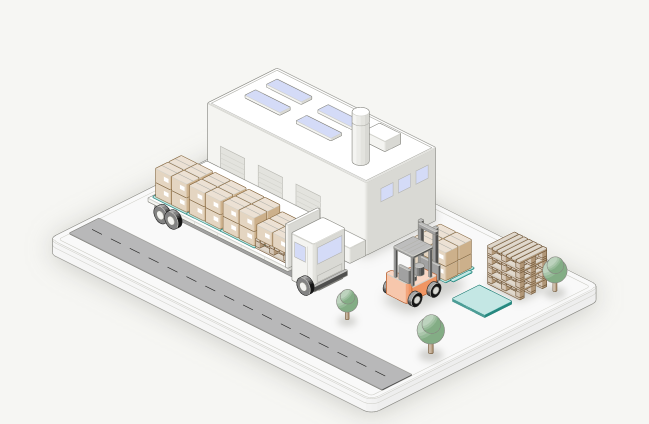
#> input picture thumbs/src/blue-yonder.png, 1298 x 848 px, given in place of escher-logo.png, which was not available (shown at 1/2 size)
$ python prep.py
#> lines starting #> are read from the running program, lines starting #| are printed output that depends on the picture; pictures that were not available may be replaced by others from this repository, and a replacement may not be noted
"""Prepare project images for the fluid hover previews.

Each source in thumbs/src is cropped to 16:10 and resized to 400x250 (one
pixel per CSS px of the preview). Light sources keep their colours and are
fully opaque. Dark sources (renders on black) become coloured ink on
transparent paper: alpha follows brightness, and the colour is darkened so it
reads on white. fluid.js stamps these into the dye and dithers them live.

Run from design-playground/:  python3 scripts/prep.py
"""
from pathlib import Path

import numpy as np
from PIL import Image, ImageEnhance

ROOT = Path(__file__).resolve().parent.parent
SRC = ROOT / "thumbs" / "src"
OUT = ROOT / "thumbs"
SIZE = (400, 250)

# crop: pixel box (left, top, right, bottom) at 16:10; may extend past the
# image, padded with the corner colour. dark=True for renders on black.
# paper scales light sources so their white background still carries ink.
# clear_pad=True leaves padding transparent (for a small mark on open paper).
PROJECTS = {
    "escher": dict(file="escher-logo.png", crop=(-170, -60, 378, 283), dark=False, contrast=1.0, paper=1.0, clear_pad=True),
    "openfoam-studio": dict(file="openfoam-studio.jpg", crop=(250, 111, 1626, 971), dark=True, contrast=1.2, paper=1.0),
    "air-pollution": dict(file="air-pollution.png", crop=(-36, 85, 1132, 815), dark=True, contrast=1.3, paper=1.0),
    "vietnam": dict(file="vietnam.jpg", crop=(0, 41, 2000, 1291), dark=False, contrast=1.15, paper=1.0),
    # Paradime: the community screen redrawn for its case study (projects/paradime), captured at 2x
    "paradime": dict(file="paradime.png", crop=(0, 0, 2112, 1320), dark=False, contrast=1.05, paper=0.96),
    # Sustainable Supply Chain: the loading-dock cover from its case study (projects/blue-yonder), captured at 2x
    "blue-yonder": dict(file="blue-yonder.png", crop=(100, 110, 1220, 810), dark=False, contrast=1.05, paper=0.96),
    # Cloud Migration Assistant: the Choose screen redrawn for its case study (projects/atlassian), captured at 2x
    "atlassian-cma": dict(file="atlassian-cma.png", crop=(0, 0, 2336, 1460), dark=False, contrast=1.05, paper=0.96),
    # OneStop: the hero screens redrawn for its case study (projects/onestop), captured at 2x
    "onestop": dict(file="onestop.png", crop=(88, 0, 2248, 1350), dark=False, contrast=1.05, paper=0.96),
    # Lucide icons (file-user, linkedin, mail) as coloured strokes on transparent
    "cv": dict(file="cv-icon.png", crop=(-170, -60, 378, 283), dark=False, contrast=1.0, paper=1.0, clear_pad=True),
    "linkedin": dict(file="linkedin-icon.png", crop=(-170, -60, 378, 283), dark=False, contrast=1.0, paper=1.0, clear_pad=True),
    "contact": dict(file="contact-icon.png", crop=(-170, -60, 378, 283), dark=False, contrast=1.0, paper=1.0, clear_pad=True),
    # CV page download: page 1 of files/krunal-prajapati-cv.pdf at 220px tall with a 1px outline
    # (pdftoppm -png -scale-to-y 220 -scale-to-x -1 -singlefile), small enough that the text stays unreadable
    "cv-page": dict(file="cv-page.png", crop=(-122, -15, 278, 235), dark=False, contrast=1.0, paper=0.96, clear_pad=True),
    # About me: Tessell mark and IIT Guwahati crest; Bengaluru is its OSM road skeleton (scripts/bengaluru.py)
    "tessell": dict(file="tessell-logo.png", crop=(-100, -20, 252, 200), dark=False, contrast=1.0, paper=1.0, clear_pad=True),
    "bengaluru": dict(file="bengaluru-map.png", crop=(-56, -16, 264, 184), dark=False, contrast=1.0, paper=1.0, clear_pad=True),
    "iitg": dict(file="iitg-logo.png", crop=(-100, -20, 252, 200), dark=False, contrast=1.0, paper=1.0, clear_pad=True),
    # Atlassian mark: official SVG from the atlassian.com header (thumbs/src/atlassian-logo.svg), rendered with headless Chrome
    "atlassian": dict(file="atlassian-logo.png", crop=(-100, -20, 252, 200), dark=False, contrast=1.0, paper=1.0, clear_pad=True),
}


def crop(image, box, clear_pad=False):
#> called with box = (-170, -60, 378, 283), clear_pad = True
    left, top, right, bottom = box
#> left = -170; top = -60; right = 378; bottom = 283
    fill = (0, 0, 0, 0) if clear_pad else image.getpixel((4, 4))
#> fill = (0, 0, 0, 0)
    canvas = Image.new("RGBA", (right - left, bottom - top), fill)
#> canvas: PIL image 548x343 RGBA; every value is 0
    canvas.paste(image, (-left, -top))
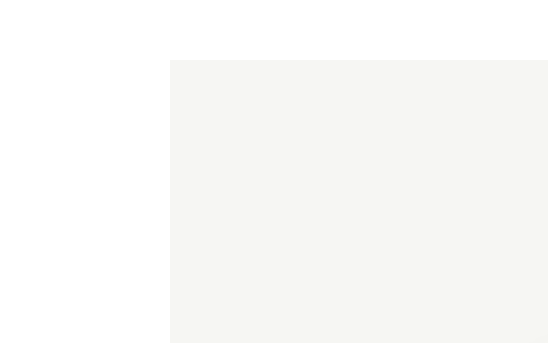
#> canvas: PIL image 548x343 RGBA; mean R, G, B, A 140, 140, 138.3, 145.1; transparent parts drawn white
    return canvas


def prepare(image, dark, contrast, paper):
#> called with dark = False, contrast = 1, paper = 1
    image = image.resize(SIZE, Image.LANCZOS)
#> image: PIL image 400x250 RGBA
    coverage = np.asarray(image.getchannel("A"), dtype=np.float32) / 255
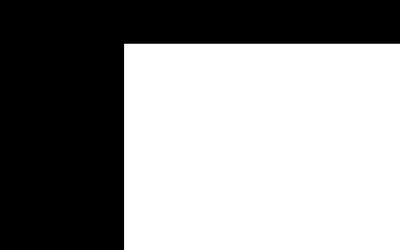
#> coverage: shape (250, 400) float32; min 0, max 1, mean 0.569
    image = image.convert("RGB")
#> image: PIL image 400x250 RGB
    image = ImageEnhance.Contrast(image).enhance(contrast)
    image = ImageEnhance.Color(image).enhance(1.25)
    rgb = np.asarray(image, dtype=np.float32) / 255
    if not dark:
        # paper < 1 tints white so a light UI shows as a pale card, not nothing
        rgb = rgb * paper
        alpha = np.ones(rgb.shape[:2], dtype=np.float32)
    else:
        lum = rgb @ np.array([0.2126, 0.7152, 0.0722], dtype=np.float32)
        alpha = np.clip((lum - 0.08) / 0.35, 0, 1) ** 0.8
        # bright-on-black becomes the same hue, darker, on white
        rgb = np.clip(rgb / np.maximum(rgb.max(axis=2, keepdims=True), 1e-3), 0, 1) * 0.75
    rgba = np.dstack([rgb, alpha * coverage])
    return Image.fromarray((rgba * 255).round().astype(np.uint8))


def main():
    for name, cfg in PROJECTS.items():
        source = crop(Image.open(SRC / cfg["file"]).convert("RGBA"), cfg["crop"], cfg.get("clear_pad", False))
        path = OUT / f"{name}.png"
        prepare(source, cfg["dark"], cfg["contrast"], cfg["paper"]).save(path, optimize=True)
#> (the run stopped early here; a loop or call above may not have finished)

$ run again, on thumbs/src/cv-page.png
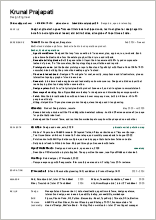
#> input picture thumbs/src/cv-page.png, 156 x 220 px, given in place of escher-logo.png, which was not available
#> left = -170; top = -60; right = 378; bottom = 283
#> fill = (0, 0, 0, 0)
#> in crop, image is the input picture: PIL image 156x220 RGBA; mean R, G, B, A 233.9, 234, 233.9, 255
#> in crop, `canvas.paste(image, (-left, -top))`:
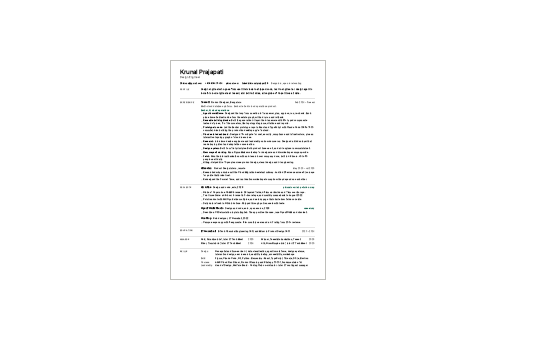
#> canvas: PIL image 548x343 RGBA; mean R, G, B, A 42.7, 42.7, 42.7, 46.6; transparent parts drawn white
#> in prepare, `image = image.convert("RGB")`:
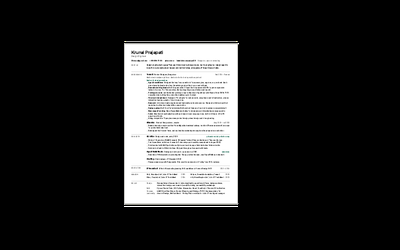
#> image: PIL image 400x250 RGB; mean R, G, B 43.3, 43.3, 43.3
